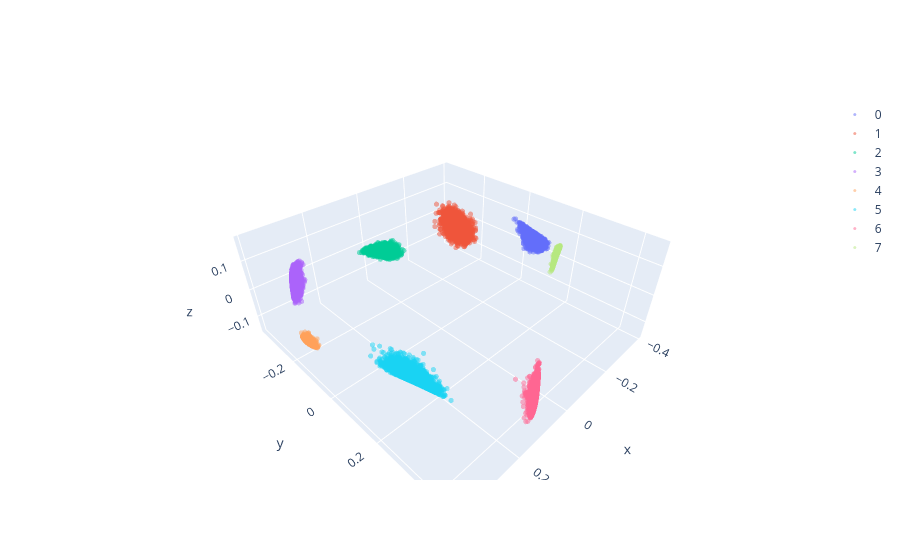
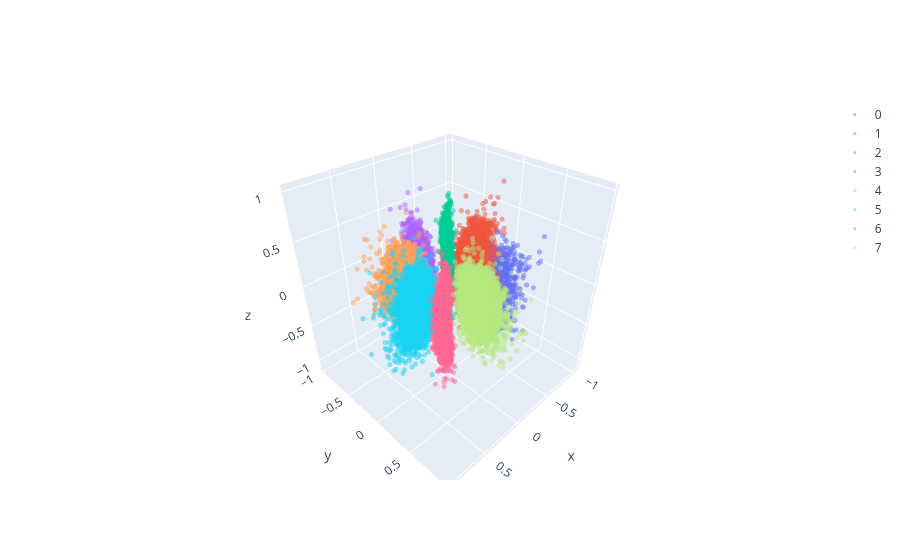

The notebook cell these images were saved under, in order:
### Code cell
# Don't delete. Will use later
# Plot data latents
display(
    scatterplot(
        pca_project(
            {
                k: state.model.encoder(
                    state.fiber_packing.pack(
                        v, torch.randn(v.shape, device=v.device) * 0.0
                    )
                )
                for k, v in canonical_samples.items()
            },
            pca_dim=3,
        )
    )
)

display(
    scatterplot(
        pca_project(
            {
                k: state.model.encoder(
                    state.fiber_packing.pack(v, torch.randn(v.shape, device=v.device))
                )
                for k, v in canonical_samples.items()
            },
            pca_dim=3,
        )
    )
)

# # Plot model latents
# scatterplot(
#     pca_project(
#         {
#             "model": state.model.encoder(
#                 state.fiber_packing.pack(
#                     state.fiber_packing.unpack(
#                         state.model.decoder(
#                             state.prior_config.sample(batch_size=batch_size).to(device)
#                         )
#                     )[0],
#                     torch.randn(v.shape, device=v.device),
#                 )
#             )
#             for k, v in canonical_samples.items()
#         },
#         pca_dim=3,
#     )
# )

### Figure 1 — Plotly figure (JSON) as saved in the notebook; plotly's stock layout.template omitted (floating-point values rounded to 4 significant figures; data arrays with more than 128 entries replaced by an {"elided": "..."} marker saying what was removed)
{"data": [{"marker": {"size": 3}, "mode": "markers", "name": "0", "opacity": 0.5, "type": "scatter3d", "x": {"elided": "4096 float values"}, "y": {"elided": "4096 float values"}, "z": {"elided": "4096 float values"}}, {"marker": {"size": 3}, "mode": "markers", "name": "1", "opacity": 0.5, "type": "scatter3d", "x": {"elided": "4096 float values"}, "y": {"elided": "4096 float values"}, "z": {"elided": "4096 float values"}}, {"marker": {"size": 3}, "mode": "markers", "name": "2", "opacity": 0.5, "type": "scatter3d", "x": {"elided": "4096 float values"}, "y": {"elided": "4096 float values"}, "z": {"elided": "4096 float values"}}, {"marker": {"size": 3}, "mode": "markers", "name": "3", "opacity": 0.5, "type": "scatter3d", "x": {"elided": "4096 float values"}, "y": {"elided": "4096 float values"}, "z": {"elided": "4096 float values"}}, {"marker": {"size": 3}, "mode": "markers", "name": "4", "opacity": 0.5, "type": "scatter3d", "x": {"elided": "4096 float values"}, "y": {"elided": "4096 float values"}, "z": {"elided": "4096 float values"}}, {"marker": {"size": 3}, "mode": "markers", "name": "5", "opacity": 0.5, "type": "scatter3d", "x": {"elided": "4096 float values"}, "y": {"elided": "4096 float values"}, "z": {"elided": "4096 float values"}}, {"marker": {"size": 3}, "mode": "markers", "name": "6", "opacity": 0.5, "type": "scatter3d", "x": {"elided": "4096 float values"}, "y": {"elided": "4096 float values"}, "z": {"elided": "4096 float values"}}, {"marker": {"size": 3}, "mode": "markers", "name": "7", "opacity": 0.5, "type": "scatter3d", "x": {"elided": "4096 float values"}, "y": {"elided": "4096 float values"}, "z": {"elided": "4096 float values"}}], "layout": {}}

### Figure 2 — Plotly figure (JSON) as saved in the notebook; plotly's stock layout.template omitted (floating-point values rounded to 4 significant figures; data arrays with more than 128 entries replaced by an {"elided": "..."} marker saying what was removed)
{"data": [{"marker": {"size": 3}, "mode": "markers", "name": "0", "opacity": 0.5, "type": "scatter3d", "x": {"elided": "4096 float values"}, "y": {"elided": "4096 float values"}, "z": {"elided": "4096 float values"}}, {"marker": {"size": 3}, "mode": "markers", "name": "1", "opacity": 0.5, "type": "scatter3d", "x": {"elided": "4096 float values"}, "y": {"elided": "4096 float values"}, "z": {"elided": "4096 float values"}}, {"marker": {"size": 3}, "mode": "markers", "name": "2", "opacity": 0.5, "type": "scatter3d", "x": {"elided": "4096 float values"}, "y": {"elided": "4096 float values"}, "z": {"elided": "4096 float values"}}, {"marker": {"size": 3}, "mode": "markers", "name": "3", "opacity": 0.5, "type": "scatter3d", "x": {"elided": "4096 float values"}, "y": {"elided": "4096 float values"}, "z": {"elided": "4096 float values"}}, {"marker": {"size": 3}, "mode": "markers", "name": "4", "opacity": 0.5, "type": "scatter3d", "x": {"elided": "4096 float values"}, "y": {"elided": "4096 float values"}, "z": {"elided": "4096 float values"}}, {"marker": {"size": 3}, "mode": "markers", "name": "5", "opacity": 0.5, "type": "scatter3d", "x": {"elided": "4096 float values"}, "y": {"elided": "4096 float values"}, "z": {"elided": "4096 float values"}}, {"marker": {"size": 3}, "mode": "markers", "name": "6", "opacity": 0.5, "type": "scatter3d", "x": {"elided": "4096 float values"}, "y": {"elided": "4096 float values"}, "z": {"elided": "4096 float values"}}, {"marker": {"size": 3}, "mode": "markers", "name": "7", "opacity": 0.5, "type": "scatter3d", "x": {"elided": "4096 float values"}, "y": {"elided": "4096 float values"}, "z": {"elided": "4096 float values"}}], "layout": {}}
